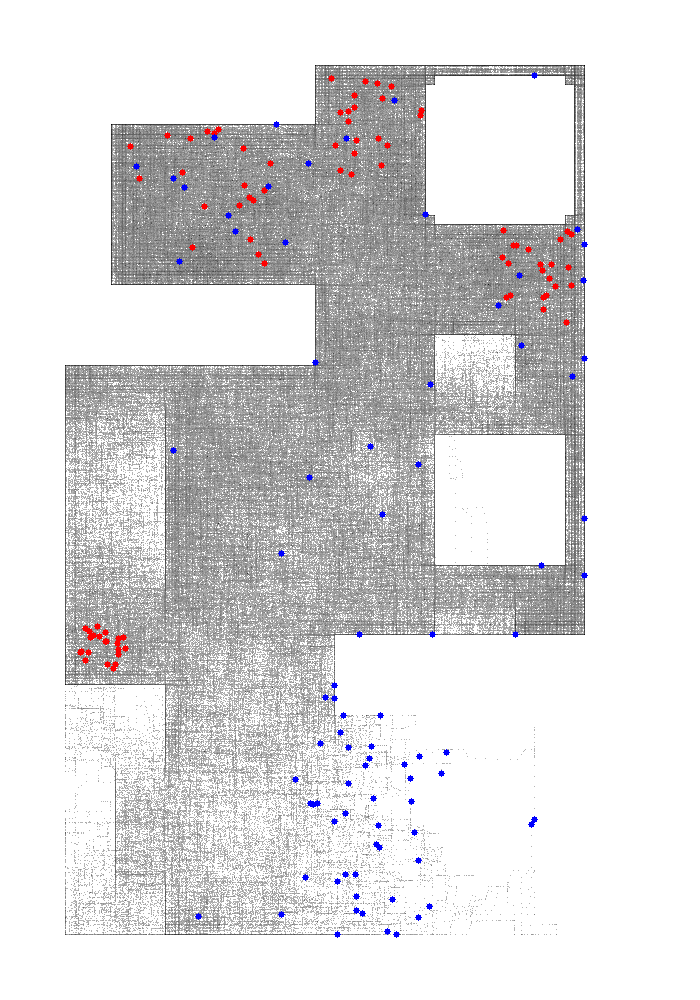
#> input picture ieee/rebuttal/trajectory/trajectory_images-s2d/s2d_1_timing_0.png, 700 x 1000 px; its folder holds only this picture in this run
$ python merge_s2d_trajectory_images.py
#> lines starting #> are read from the running program, lines starting #| are printed output that depends on the picture
import os
from PIL import Image, ImageDraw, ImageFont

this_dir = os.path.dirname(os.path.abspath(__file__))


def merge_s2d_trajectory_images():
    this_dir = os.path.dirname(os.path.abspath(__file__))
    s2d_dir = os.path.join(this_dir, "trajectory_images-s2d")

    try:
        font = ImageFont.truetype("arial.ttf", size=64)
    except:
        font = ImageFont.load_default(size=64)

    timing_val_to_images = {}
    for file in os.listdir(s2d_dir):
        if not file.endswith(".png"):
            continue
        print(file)
        s2d, transition_timing, timing, timing_val = file.split(".")[0].split("_")
        transition_timing = int(transition_timing)
        timing_val = int(timing_val)
        print(f"{s2d=} {transition_timing=} {timing=} {timing_val=}")
        if timing_val not in timing_val_to_images:
            timing_val_to_images[timing_val] = {}
        timing_val_to_images[timing_val][transition_timing] = file

    print(timing_val_to_images)
    output_dir = os.path.join(this_dir, "merged_trajectory_images-s2d")
    os.makedirs(output_dir, exist_ok=True)

    for timing_val, transition_timing_to_file in timing_val_to_images.items():
        print(f"{timing_val=} {transition_timing_to_file=}")
        canvas = Image.new("RGBA", (5000, 1000), (255, 255, 255, 255))
#> canvas: PIL image 5000x1000 RGBA; every value is 255
        draw = ImageDraw.Draw(canvas)
        for transition_timing, file in transition_timing_to_file.items():
            print(f"{transition_timing=} {file=}")
            image = Image.open(os.path.join(s2d_dir, file))
#> image is the input picture: PIL image 700x1000 RGBA; mean R, G, B, A 173, 172.1, 173, 206.1
            print(image.size)
#| (700, 1000)
            canvas.paste(image, ((transition_timing - 1) * 1000, 0))
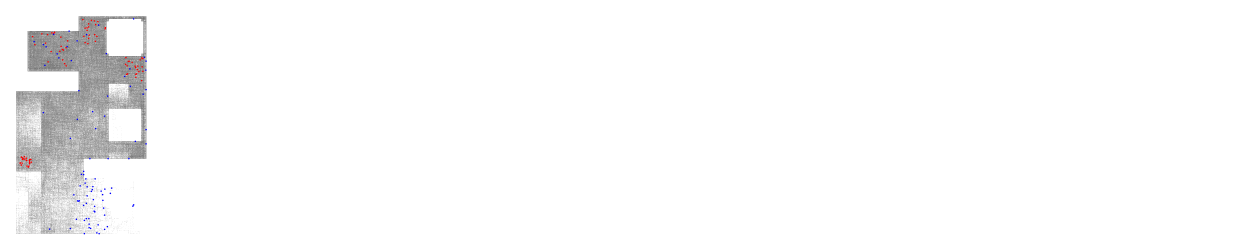
#> canvas: PIL image 5000x1000 RGBA (shown at 1/4 size); mean R, G, B, A 243.5, 243.4, 243.5, 248.2; transparent parts drawn white
            draw.text(
                ((transition_timing - 1) * 1000 + 50, 50),
                f"{transition_timing}",
                fill="black",
                font=font,
            )
        canvas.save(os.path.join(output_dir, f"merged_{timing_val}.png"))


if __name__ == "__main__":
    merge_s2d_trajectory_images()

$ run again, on ieee/rebuttal/trajectory/trajectory_images-s2d/s2d_1_timing_3.png
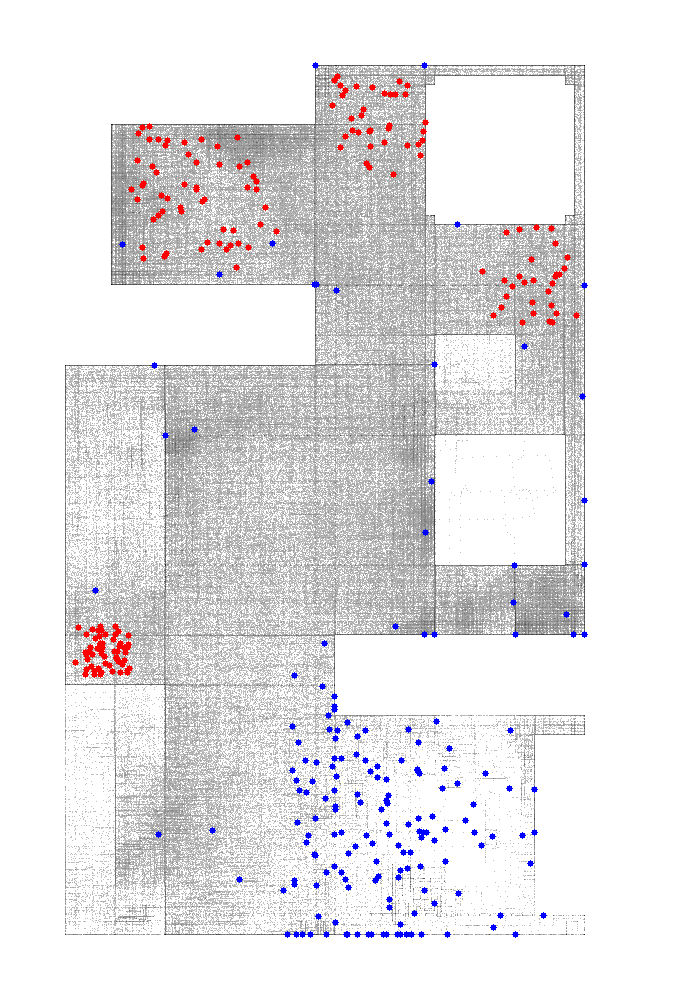
#> input picture ieee/rebuttal/trajectory/trajectory_images-s2d/s2d_1_timing_3.png, 700 x 1000 px
#> in merge_s2d_trajectory_images, image is the input picture: PIL image 700x1000 RGBA; mean R, G, B, A 183.5, 181.8, 183.5, 207.1
#| (700, 1000)
#> in merge_s2d_trajectory_images, `canvas.paste(image, ((transition_timing - 1) * 1000, 0))`:
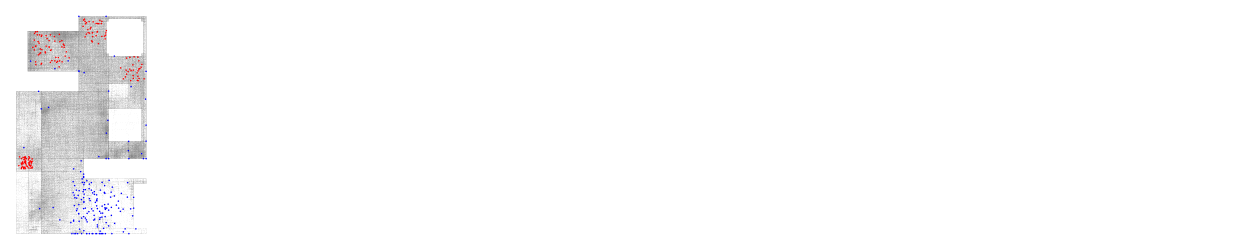
#> canvas: PIL image 5000x1000 RGBA (shown at 1/4 size); mean R, G, B, A 245, 244.8, 245, 248.3; transparent parts drawn white

$ run again, on ieee/rebuttal/trajectory/trajectory_images-s2d/s2d_1_timing_4.png
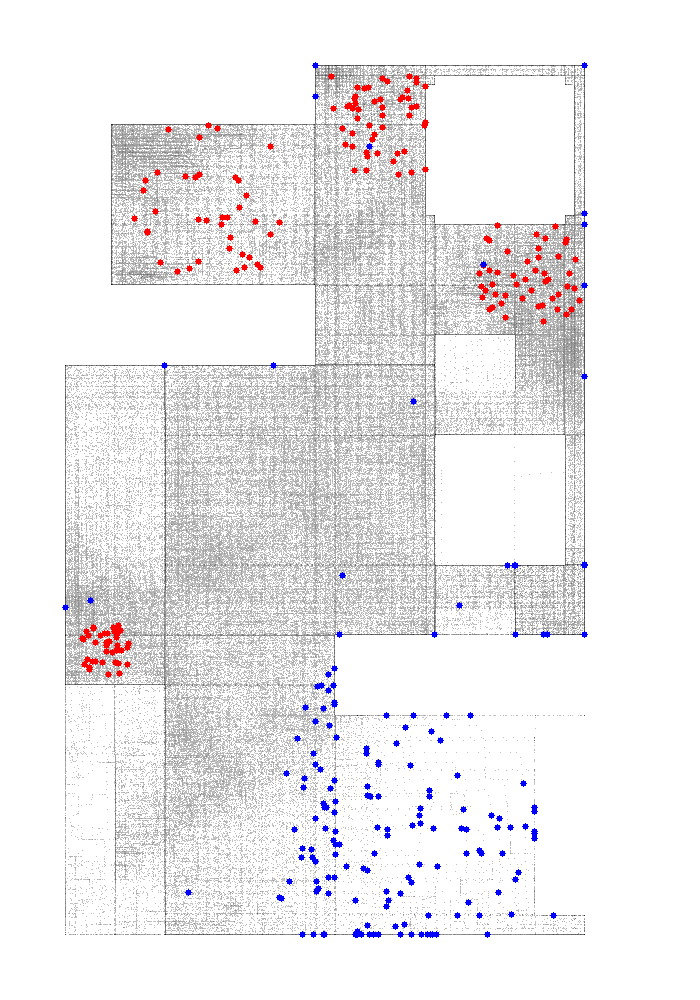
#> input picture ieee/rebuttal/trajectory/trajectory_images-s2d/s2d_1_timing_4.png, 700 x 1000 px
#> in merge_s2d_trajectory_images, image is the input picture: PIL image 700x1000 RGBA; mean R, G, B, A 202.3, 200.6, 202.2, 219.1
#| (700, 1000)
#> in merge_s2d_trajectory_images, `canvas.paste(image, ((transition_timing - 1) * 1000, 0))`:
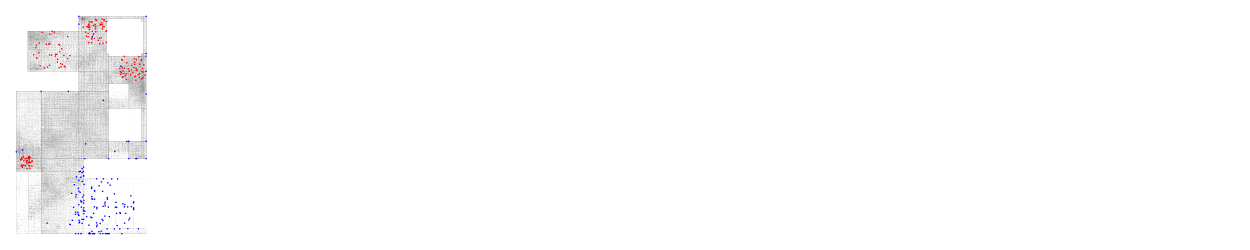
#> canvas: PIL image 5000x1000 RGBA (shown at 1/4 size); mean R, G, B, A 247.6, 247.4, 247.6, 250; transparent parts drawn white
